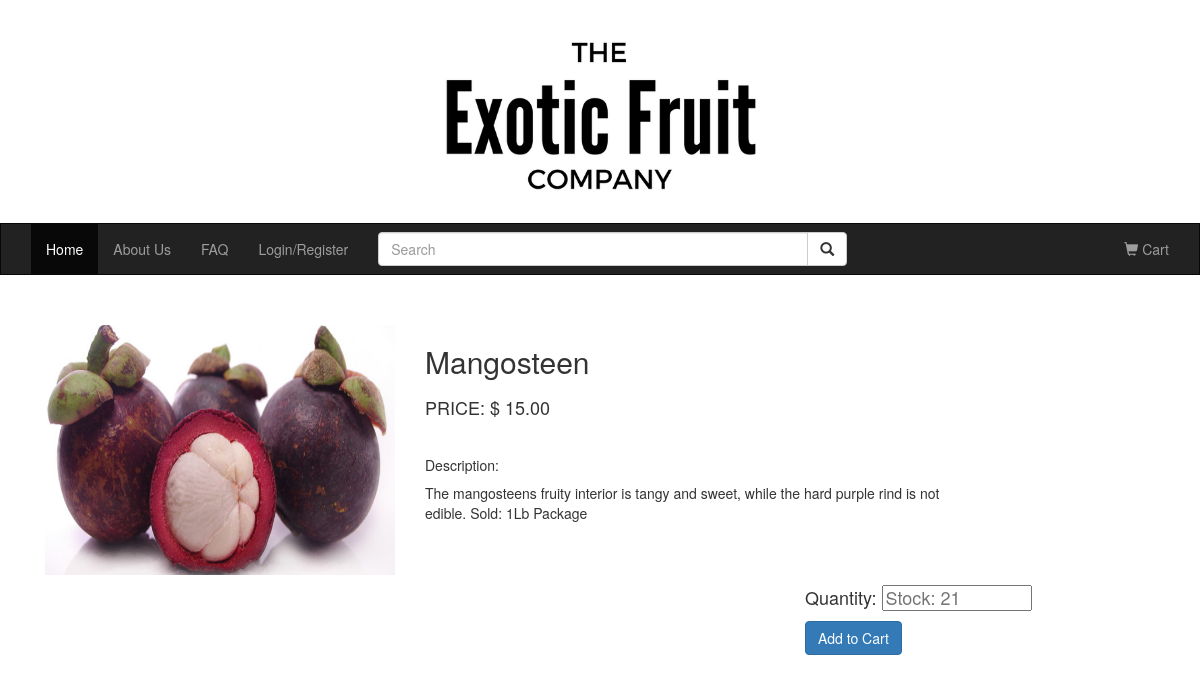
/allFruitInfo.php?prod_id=3, run on the app's committed database.
### tables this page shows
CREATE TABLE IF NOT EXISTS `product` (
  `prod_id` INT NOT NULL AUTO_INCREMENT COMMENT 'customer id',
  `prod_name` VARCHAR(200) NOT NULL COMMENT 'product name',
  `prod_desc` MEDIUMTEXT NOT NULL COMMENT 'product description',
  `stock_amount` INT NOT NULL,
  `unit_price` VARCHAR(45) NOT NULL,
  `photo` VARCHAR(200) NOT NULL,
  PRIMARY KEY (`prod_id`));

### src/model/db_functions.php (called while the page is built, shortened)
<?php
function getProductInfo($prod_id) {
    global $dbc;
		$query = 'SELECT prod_id, prod_name, prod_desc, stock_amount, unit_price, photo FROM product WHERE prod_id = (:prod_id)';
		$statement = $dbc->prepare($query);
    $statement->bindValue(':prod_id', $prod_id);
		$statement->execute();
		$productInfo = $statement->fetchAll();
		return $productInfo;
}
?>

### src/allFruitInfo.php (the view, shortened to what this page needs)
<?php
require_once 'model/db_connect.php';
require_once 'model/db_functions.php';
require_once 'view/header.php';
$prod_id = filter_input(INPUT_GET,  'prod_id', FILTER_VALIDATE_INT);
$productInfo = getProductInfo($prod_id);
for ($i = 0; $i < count($productInfo); $i++){
  $prod = $productInfo[$i];
}
$productStock = $prod['stock_amount'];
?>
<div class="container">
  <div class="container-fluid">
    <?php
      echo
       "<div class='row'>
            <div class='col-sm-4'><img src='" . $prod['photo'] . "' width='350px' height='250px'></div>
            <div class='col-sm-6'><h2>" . $prod['prod_name'] . "</h2></div>
            <div class='col-sm-6'><h4>PRICE: $ " . " " . $prod['unit_price'] . "</h4></div>
            <div class='col-sm-6'><br></div>
            <div class='col-sm-6'><h5>Description: </div>
            <div class='col-sm-6'>" . $prod['prod_desc'] ."</div>
        </div>
        "
    ?>
    <div class="row">
        <div class="col-sm-4"></div>
        <div class='col-sm-4'></div>
        <div class="col-sm-4">
            <div class="dropdown">
              <form action="addToCart.php" method="post" >
                <h4>Quantity:
                  <input type="number" style="width:150px" min="1" max="<?php print $productStock; ?>"name="quantity" placeholder="Stock: <?php print $productStock; ?>" />
                </h4>
            </div>
        </div>
    </div>
      <div class="row">
            <div class="col-sm-4"></div>
            <div class='col-sm-4'></div>
            <div class="col-sm-4">
                    <button type="submit" class="btn btn-primary btn-md">Add to Cart</button>
            </div>
      </div>
  </div>
</div>
<br>
<br>
</body>
</html>

### data on the page
product: photo (picture), prod_name "Mangosteen", unit_price "15.00", prod_desc "The mangosteens fruity interior is tangy and sweet, while the hard purple rind is not edible. Sold: 1Lb Package", quantity "Stock: 21"
